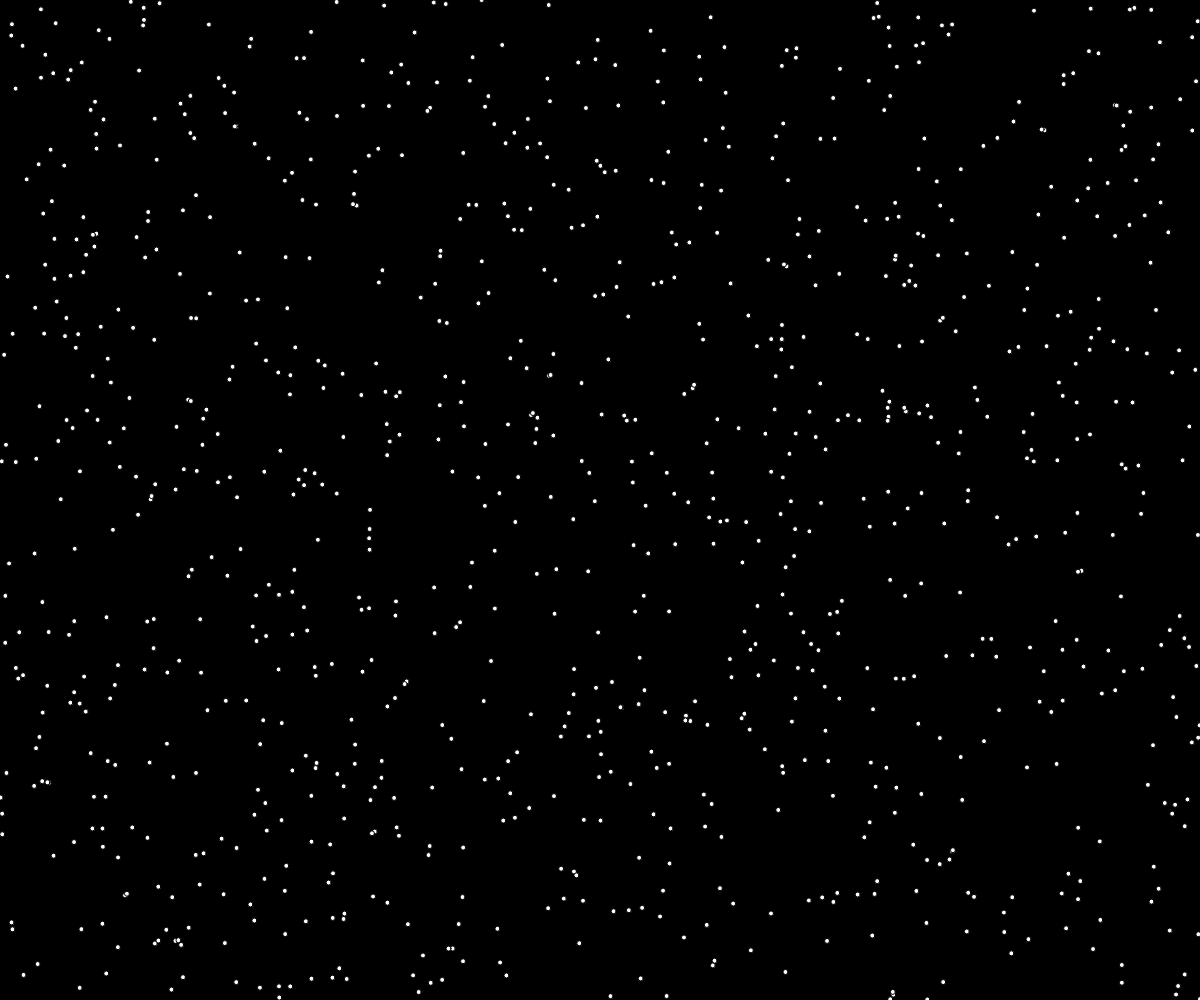
Frame 1 (no input)
Frame 60 (no input): identical to frame 1, image omitted
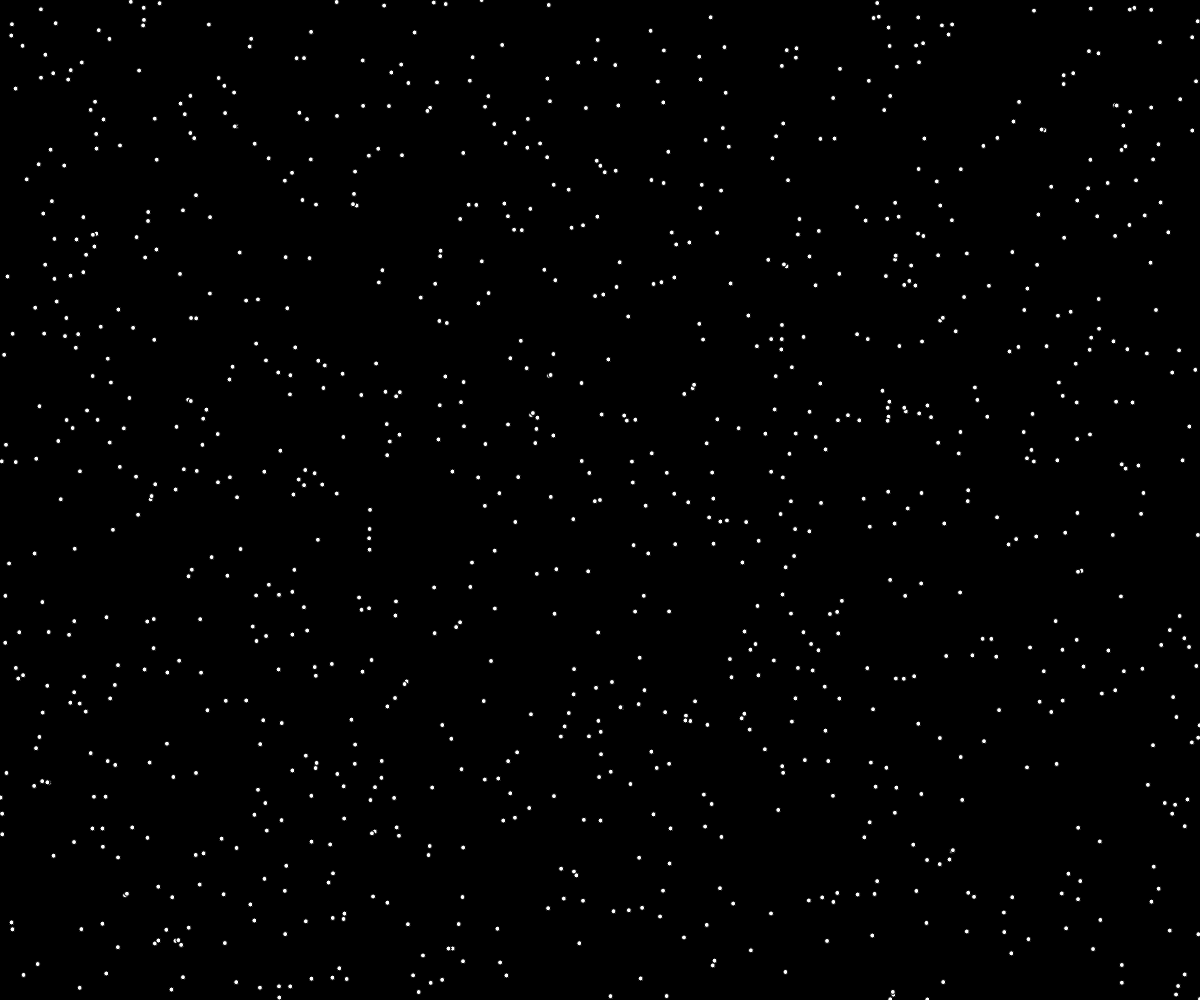
Frame 120 (the mouse pressed at the canvas centre since frame 60)

The p5.js sketch that drew these frames (run headless with seeded random() and noise() and a simulated clock; from frame 60 on, the mouse is pressed at the canvas centre):

// p5.js sketch
// ── sketch.js
//var myArrayone= [440, 255, 344, 185, 466, 110, ,177, 150, 515, 200, 190, 600, 790, 1190, 1100, 1800];
//var myArraytwo= [282, 300, 660, 710, 120, 500, 410, 810, 200, 999, 600, 1200, 1450, 874, 1020, 1890];

var xValues = [];
var yValues = [];
              
function setup() {
  createCanvas(windowWidth, windowHeight);
    
    for (var i = 0; i <= 1000; i++) {
        var x = random(width);
        var y = random(height);
        xValues.push(x);
        yValues.push(y);
    }
}

function draw() {

  background(0);
  fill(255);
  stroke(0);
  
  for (var i = 0; i < xValues.length; i++) {
        ellipse(xValues[i], yValues[i], 5, 5);
    }
    
}

function mousePressed() {
  xValues.push(mouseX);
  yValues.push(mouseY);

}
